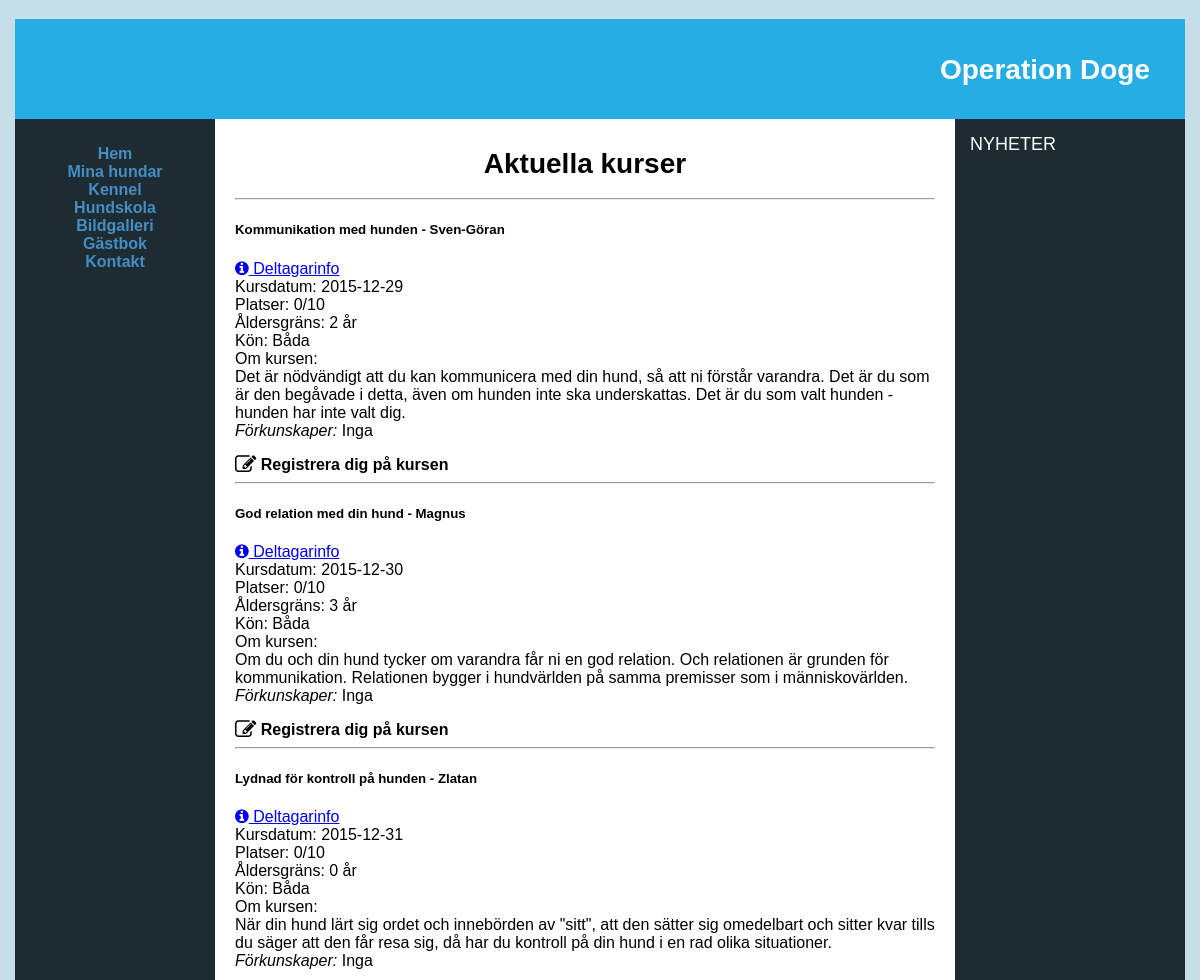
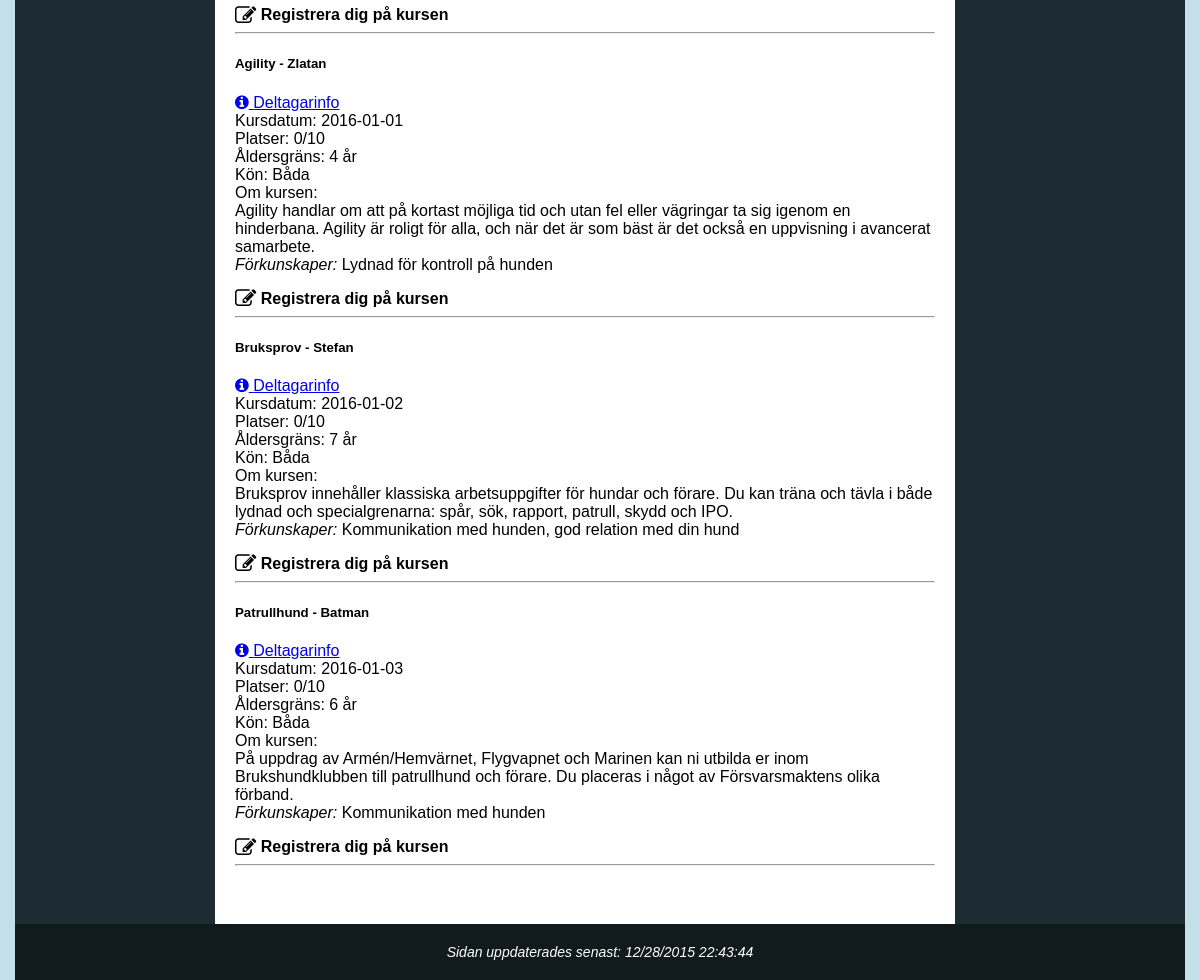
Page /school.php on the committed database (2 pictures, top to bottom).
### tables this page shows
CREATE TABLE DogCourse (
    `CourseName` varchar(255) NOT NULL,
    `CourseTeacher` varchar(255) NOT NULL,
    `CourseDate` date NOT NULL,
    `AgeOfDog` int,
    `Gender` varchar(255),
    `PriorKnowledge` varchar(255),
    `CourseText` varchar(255),
    PRIMARY KEY (`CourseName`, `CourseTeacher`, `CourseDate`)
);

### data/dbHelper.php (called while the page is built, shortened)
<?php
function result($err, $data){
	return array('err' => $err, 'data' => $data);
}
function createConnection(){
	$localhost = true;
	$db = null;
	if ($localhost){
		$db = new PDO("mysql:host=127.0.0.1;dbname=OperationDoge;charset=utf8mb4;", "root", "root");
	} else {
		$db = new PDO("mysql:host=mysqlsemi1.space2u.com;dbname=d36234_db6;", "d36234-db6", "jn9MGrOC");
	}
	$db->setAttribute( PDO::ATTR_ERRMODE, PDO::ERRMODE_EXCEPTION);
	return $db;
}
function createStatement($conn, $q, $p){
	$statement = $conn->prepare($q);
	$statement->setFetchMode(PDO::FETCH_ASSOC);
	return $statement;
}
function fetchAll($statement){
	return $statement->fetchAll();
}
function query($q, $p = NULL, $single = false){
	$err = null;
	$data = null;
	try {
		$conn = createConnection();
		$statement = createStatement($conn, $q, $p);
		$statement->execute($p);
		$data = ($single ? fetch($statement) : fetchAll($statement));
	} catch(PDOException $e){
		$err = $e;
	}
	return result($err, $data);
}
?>

### school.php (the view, shortened to what this page needs)
<?php
include_once 'header.php';
include_once 'aside.php';
?>
<?php
	if (isset($_POST['submit-regToCourse'])){
		if (strlen($_POST['dogName']) > 0 &&
		 	strlen($_POST['ownerName']) > 0 &&
		 	strlen($_POST['dogAge']) > 0 &&
		 	strlen($_POST['dogGender']) > 0 &&
		 	strlen($_POST['courseName']) > 0 &&
		 	strlen($_POST['courseTeacher']) > 0 &&
		 	strlen($_POST['courseDate']) > 9 &&
			strlen($_POST['email']) > 0){
			$result = query('SELECT CourseName, CourseTeacher, CourseDate, AgeOfDog, Gender, PriorKnowledge, CourseText, Participants FROM ComingCourses WHERE CourseName = :courseName AND CourseTeacher = :courseTeacher AND CourseDate = :courseDate',
				array(
					':courseName' => $_POST['courseName'],
					':courseTeacher' => $_POST['courseTeacher'],
					':courseDate' => $_POST['courseDate']
				)
			);
			if ($result['err'] == null){
				if (count($result['data']) > 0){
					$data = $result['data'];
					$foundCourse = $data[0];
					if ($foundCourse['AgeOfDog'] > $_POST['dogAge']){ $submitError = 'Kursen kräver att din hund är äldre'; }
					if ($foundCourse['Gender'] != 'B' && $foundCourse['Gender'] != $_POST['dogGender']){ $submitError = 'Kursen tar ej emot hundar av angivet kön'; }
					if (!isset($_POST['reserveSpot']) && $foundCourse['Participants'] >= 10){ $submitError = 'Kursplatserna hann ta slut, gör anmälan igen om du vill registera dig för en reservplats. Annars kan du gå tillbaka och se övriga kurser.'; }
					if (!isset($submitError)){
						$insertResult = nonquery('INSERT INTO Participant(DogName, OwnerName, AgeOfDog, Gender, ExtraInfo, DogCourse_CourseName, DogCourse_CourseTeacher, DogCourse_CourseDate, RegisterDate, Email) values(:dogName, :ownerName, :ageOfDog, :gender, :extraInfo, :courseName, :courseTeacher, :courseDate, NOW(), :email)',
							array(
								':dogName' => $_POST['dogName'],
								':ownerName' => $_POST['ownerName'],
								':ageOfDog' => $_POST['dogAge'],
								':gender' => $_POST['dogGender'],
								':extraInfo' => $_POST['extraInfo'],
								':courseName' => $_POST['courseName'],
								':courseTeacher' => $_POST['courseTeacher'],
								':courseDate' => $_POST['courseDate'],
								':email' => $_POST['email']
							)
						);
						if ($insertResult['err'] == null){
							$submitSuccess = true;
							$courseLink = 'course.php?courseName=' . $_POST['courseName'] . '&courseTeacher=' . $_POST['courseTeacher'] . '&courseDate=' . $_POST['courseDate'];
							$headers = 'From: ' . 'contact@bejtuladesign.com';
							$sent = mail(
								$_POST['email'],
								'Bekräftelse av bokning',
								'Grattis ' . $_POST['ownerName']. '! Du är nu registrerad på kursen ' . $_POST['courseName'] . ' med läraren ' . $_POST['courseTeacher'] . ' den ' . $_POST['courseDate'] . ' med din hund ' . $_POST['dogName'] . '<a href="' . $courseLink . '"> Till kursen</a>',
								$headers
							);
						} else { $submitError = 'Gick inte att registrera er på kursen, ni är redan registrerade!'; }
					}
				} else { $submitError = 'Den kurs du försöker registerar dig till finns inte!'; }
			} else { $submitError = 'Problem med att hitta kursen, prova igen!'; }
		} else { $submitError = 'Saknar värden, fyll i igen!'; }
	} else {
		$result = query('SELECT CourseName, CourseTeacher, CourseDate, AgeOfDog, Gender, PriorKnowledge, CourseText, Participants FROM ComingCourses');
		if ($result['err'] == null){ $courses = $result['data']; }
		else { $coursesError = "Gick inte att läsa kommande kurser"; }
	}
?>
<main>
	<div class="container">
		<h1 style="text-align: center;">Aktuella kurser</h1>
		<hr>
		<?php
			if (isset($courses)){
				foreach($courses as $key => $c){
					$tempGender = $c['Gender'];
					if ($tempGender == 'F'){
						$tempGender = 'Tik';
					} else if ($tempGender == 'M'){
						$tempGender = 'Hane';
					} else {
						$tempGender = 'Båda';
					}
					echo
						'<div class="row">' .
						'<div class="twelve columns">' .
						'<h5 class="courseInfoHeader">'. $c['CourseName'] .' - '. $c['CourseTeacher'] . '</h5> ' .
						'<label><a href="course.php?courseName=' . $c['CourseName'] . '&courseTeacher=' . $c['CourseTeacher'] . '&courseDate=' . $c['CourseDate'] . '"><i class="fa fa-info-circle"></i> Deltagarinfo</a></label>' .
						'<label>Kursdatum: <span class="label-value course-date">' . $c['CourseDate'] . '</span></label>' .
						'<label>Platser: <span class="label-value"><span class="numOfParticipants">' . $c['Participants'] . '</span>/10</span></label>' .
						'<label>Åldersgräns: <span class="label-value">' . $c['AgeOfDog'] . ' år</span></label>' .
						'<label>Kön: <span class="label-value">' . $tempGender . '</span></label>' .
						'<label>Om kursen: </label>' .
						'<p>' . $c['CourseText'] . '<br><i>Förkunskaper: </i>' . $c['PriorKnowledge'] .'</p>' .
						'<span class="reg-course" id="course'. $key .'"><i class="fa fa-pencil-square-o fa-lg"></i><b> Registrera dig på kursen </b></span>' .
						'</div>' .
						'</div>' .
						'<hr>';
				}
			}
		?>
	</div>
</main>
<?php
include_once 'footer.php';
?>

### header.php (shortened to what this page needs)
<?php
    include_once 'data/dbHelper.php';
?>
<!DOCTYPE html>
<head>
    <link rel="stylesheet" href="css/style.css">
    <link rel="stylesheet" type="text/css" href="https://cdnjs.cloudflare.com/ajax/libs/skeleton/2.0.4/skeleton.css" />
    <link rel="stylesheet" type="text/css" media="all" href="css/jquery.fancybox.css">
    <link rel="stylesheet" href="https://maxcdn.bootstrapcdn.com/font-awesome/4.5.0/css/font-awesome.min.css">
    </head>
    <body>
        <div id="wrapper">
            <header>
                <h1>Operation Doge</h1>
            </header>
            <nav>
                <ul>
                    <li><a href="index.php">Hem</a></li>
                    <li><a href="dogs.php">Mina hundar</a></li>
                    <li><a href="#">Kennel</a></li>
                    <li><a href="school.php">Hundskola</a></li>
                    <li><a href="gallery.php">Bildgalleri</a></li>
                    <li><a href="forum.php">Gästbok</a></li>
                    <li><a href="contact.php">Kontakt</a></li>
                </ul>
            </nav>

### aside.php (shortened to what this page needs)
<aside>
	<span class="aside-title">Nyheter</span>
</aside>

### footer.php
   <time>
        <div id="updatedTime"></div>
    </time>
   </div>
</body>
</html>

### css/style.css (style rules this page uses)
body { background: #c5dfe9; color: #330000; font-family: "Verdana", "Arial", sans-serif; }
body, html { height: 100%; }
ul li { list-style-type: none; }
#wrapper { background: #1d2c32; min-width: 700px; max-width: 1170px; margin: 0 auto; }
header { background: #26ade4; background-image: url(#); background-repeat: no-repeat; color: #000; text-align: left; margin: 0; height: 100px; background-position: center; }
header h1 { text-align: right; position: relative; top: 35px; right: 35px; color: #fff; }
nav, main, aside { min-height: 500px; }
header, nav, main, aside, time { display: block; }
h1 { display: block; font-size: 28px !important; font-weight: bold; }
nav { text-align: center; float: left; width: 200px; font-weight: bold; padding-top: 10px; color: #fff; }
nav a { text-decoration: none; padding-bottom: 15px; }
nav a:link { color: #478dc4; }
nav ul { padding-left: 0; list-style-type: none; }
aside { float: right; padding: 15px; font-size: 14px; width: 200px; color: #fff; height: 100%; }
.aside-title { font-size: 18px; margin-left: 0; text-transform: uppercase; }
time { background: #111a1d; color: #fff; padding: 20px 0 20px 0; clear: both; font-size: 14px; text-align: center; font-style: italic; }
main { padding: 10px 20px 50px 20px; background: #fff; color: #000; overflow: auto; min-height: 1300px; height: 100%; }
label { float: left; display: block; text-align: right; width: 8em; padding-right: 10px; }
.news-form input, textarea, label { text-align: left; width: 100%; }
.label-value { font-weight: initial; }
.reg-course { cursor:pointer; }

### rows in the picture
dogcourse: CourseName "Kommunikation med hunden", CourseTeacher "Sven-Göran", CourseDate "2015-12-29", Participants "0", AgeOfDog "2", Gender "Båda", CourseText "Det är nödvändigt att du kan kommunicera med din hund, så att ni förstår varandra. Det är du som är den begåvade i detta, även om hunden inte ska underskattas. Det är du som valt hunden - hunden har inte valt dig.", PriorKnowledge "Inga"
dogcourse: CourseName "God relation med din hund", CourseTeacher "Magnus", CourseDate "2015-12-30", Participants "0", AgeOfDog "3", Gender "Båda", CourseText "Om du och din hund tycker om varandra får ni en god relation. Och relationen är grunden för kommunikation. Relationen bygger i hundvärlden på samma premisser som i människovärlden.", PriorKnowledge "Inga"
dogcourse: CourseName "Lydnad för kontroll på hunden", CourseTeacher "Zlatan", CourseDate "2015-12-31", Participants "0", AgeOfDog "0", Gender "Båda", CourseText "När din hund lärt sig ordet och innebörden av \"sitt\", att den sätter sig omedelbart och sitter kvar tills du säger att den får resa sig, då har du kontroll på din hund i en rad olika situationer.", PriorKnowledge "Inga"
dogcourse: CourseName "Agility", CourseTeacher "Zlatan", CourseDate "2016-01-01", Participants "0", AgeOfDog "4", Gender "Båda", CourseText "Agility handlar om att på kortast möjliga tid och utan fel eller vägringar ta sig igenom en hinderbana. Agility är roligt för alla, och när det är som bäst är det också en uppvisning i avancerat samarbete.", PriorKnowledge "Lydnad för kontroll på hunden"
dogcourse: CourseName "Bruksprov", CourseTeacher "Stefan", CourseDate "2016-01-02", Participants "0", AgeOfDog "7", Gender "Båda", CourseText "Bruksprov innehåller klassiska arbetsuppgifter för hundar och förare. Du kan träna och tävla i både lydnad och specialgrenarna: spår, sök, rapport, patrull, skydd och IPO.", PriorKnowledge "Kommunikation med hunden, god relation med din hund"
dogcourse: CourseName "Patrullhund", CourseTeacher "Batman", CourseDate "2016-01-03", Participants "0", AgeOfDog "6", Gender "Båda", CourseText "På uppdrag av Armén/Hemvärnet, Flygvapnet och Marinen kan ni utbilda er inom Brukshundklubben till patrullhund och förare. Du placeras i något av Försvarsmaktens olika förband.", PriorKnowledge "Kommunikation med hunden"
